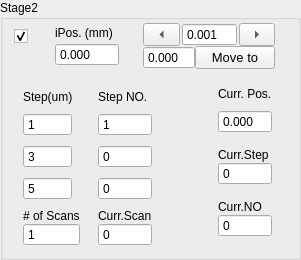
             <widget class="QGroupBox" name="stage2Group">
              <property name="sizePolicy">
               <sizepolicy hsizetype="Expanding" vsizetype="Expanding">
                <horstretch>0</horstretch>
                <verstretch>0</verstretch>
               </sizepolicy>
              </property>
              <property name="title">
               <string>Stage2</string>
              </property>
              <layout class="QFormLayout" name="formLayout_4">
               <property name="topMargin">
                <number>3</number>
               </property>
               <item row="0" column="0" colspan="2">
                <layout class="QHBoxLayout" name="horizontalLayout_41" stretch="1,3,5">
                 <property name="spacing">
                  <number>0</number>
                 </property>
                 <item>
                  <layout class="QVBoxLayout" name="verticalLayout_74">
                   <item>
                    <widget class="QCheckBox" name="activeStage2">
                     <property name="sizePolicy">
                      <sizepolicy hsizetype="Expanding" vsizetype="Preferred">
                       <horstretch>0</horstretch>
                       <verstretch>0</verstretch>
                      </sizepolicy>
                     </property>
                     <property name="toolTip">
                      <string>Active Instrument?</string>
                     </property>
                     <property name="text">
                      <string/>
                     </property>
                     <property name="checked">
                      <bool>true</bool>
                     </property>
                     <property name="mytype" stdset="0">
                      <string>checkbox</string>
                     </property>
                    </widget>
                   </item>
                   <item>
                    <spacer name="horizontalSpacer_7">
                     <property name="orientation">
                      <enum>Qt::Orientation::Horizontal</enum>
                     </property>
                     <property name="sizeType">
                      <enum>QSizePolicy::Policy::Fixed</enum>
                     </property>
                     <property name="sizeHint" stdset="0">
                      <size>
                       <width>20</width>
                       <height>20</height>
                      </size>
                     </property>
                    </spacer>
                   </item>
                  </layout>
                 </item>
                 <item>
                  <layout class="QVBoxLayout" name="verticalLayout_44">
                   <property name="spacing">
                    <number>0</number>
                   </property>
                   <property name="leftMargin">
                    <number>12</number>
                   </property>
                   <property name="rightMargin">
                    <number>12</number>
                   </property>
                   <item>
                    <widget class="QLabel" name="label_30">
                     <property name="sizePolicy">
                      <sizepolicy hsizetype="Expanding" vsizetype="Fixed">
                       <horstretch>0</horstretch>
                       <verstretch>0</verstretch>
                      </sizepolicy>
                     </property>
                     <property name="maximumSize">
                      <size>
                       <width>16777215</width>
                       <height>16777215</height>
                      </size>
                     </property>
                     <property name="text">
                      <string>iPos. (mm)</string>
                     </property>
                     <property name="mytype" stdset="0">
                      <string>label</string>
                     </property>
                    </widget>
                   </item>
                   <item>
                    <widget class="QDoubleSpinBox" name="iPos2">
                     <property name="sizePolicy">
                      <sizepolicy hsizetype="Expanding" vsizetype="Fixed">
                       <horstretch>0</horstretch>
                       <verstretch>0</verstretch>
                      </sizepolicy>
                     </property>
                     <property name="maximumSize">
                      <size>
                       <width>16777215</width>
                       <height>16777215</height>
                      </size>
                     </property>
                     <property name="buttonSymbols">
                      <enum>QAbstractSpinBox::ButtonSymbols::NoButtons</enum>
                     </property>
                     <property name="decimals">
                      <number>3</number>
                     </property>
                     <property name="minimum">
                      <double>-50.000000000000000</double>
                     </property>
                     <property name="maximum">
                      <double>50.000000000000000</double>
                     </property>
                     <property name="value">
                      <double>0.000000000000000</double>
                     </property>
                    </widget>
                   </item>
                  </layout>
                 </item>
                 <item>
                  <layout class="QVBoxLayout" name="verticalLayout_55">
                   <property name="spacing">
                    <number>0</number>
                   </property>
                   <property name="leftMargin">
                    <number>12</number>
                   </property>
                   <property name="topMargin">
                    <number>0</number>
                   </property>
                   <property name="rightMargin">
                    <number>12</number>
                   </property>
                   <item>
                    <layout class="QHBoxLayout" name="horizontalLayout_21">
                     <property name="spacing">
                      <number>2</number>
                     </property>
                     <item>
                      <widget class="QToolButton" name="stage2JogL">
                       <property name="sizePolicy">
                        <sizepolicy hsizetype="Expanding" vsizetype="Fixed">
                         <horstretch>0</horstretch>
                         <verstretch>0</verstretch>
                        </sizepolicy>
                       </property>
                       <property name="minimumSize">
                        <size>
                         <width>0</width>
                         <height>0</height>
                        </size>
                       </property>
                       <property name="maximumSize">
                        <size>
                         <width>16777215</width>
                         <height>16777215</height>
                        </size>
                       </property>
                       <property name="text">
                        <string>...</string>
                       </property>
                       <property name="arrowType">
                        <enum>Qt::ArrowType::LeftArrow</enum>
                       </property>
                       <property name="mytype" stdset="0">
                        <string>arrowbutton</string>
                       </property>
                      </widget>
                     </item>
                     <item>
                      <widget class="QDoubleSpinBox" name="stage2JogStep">
                       <property name="sizePolicy">
                        <sizepolicy hsizetype="Expanding" vsizetype="Fixed">
                         <horstretch>0</horstretch>
                         <verstretch>0</verstretch>
                        </sizepolicy>
                       </property>
                       <property name="maximumSize">
                        <size>
                         <width>16777215</width>
                         <height>16777215</height>
                        </size>
                       </property>
                       <property name="buttonSymbols">
                        <enum>QAbstractSpinBox::ButtonSymbols::NoButtons</enum>
                       </property>
                       <property name="decimals">
                        <number>3</number>
                       </property>
                       <property name="minimum">
                        <double>-50.000000000000000</double>
                       </property>
                       <property name="maximum">
                        <double>210.000000000000000</double>
                       </property>
                       <property name="value">
                        <double>0.001000000000000</double>
                       </property>
                      </widget>
                     </item>
                     <item>
                      <widget class="QToolButton" name="stage2JogR">
                       <property name="sizePolicy">
                        <sizepolicy hsizetype="Expanding" vsizetype="Fixed">
                         <horstretch>0</horstretch>
                         <verstretch>0</verstretch>
                        </sizepolicy>
                       </property>
                       <property name="minimumSize">
                        <size>
                         <width>0</width>
                         <height>0</height>
                        </size>
                       </property>
                       <property name="maximumSize">
                        <size>
                         <width>16777215</width>
                         <height>16777215</height>
                        </size>
                       </property>
                       <property name="text">
                        <string>...</string>
                       </property>
                       <property name="arrowType">
                        <enum>Qt::ArrowType::RightArrow</enum>
                       </property>
                       <property name="mytype" stdset="0">
                        <string>arrowbutton</string>
                       </property>
                      </widget>
                     </item>
                    </layout>
                   </item>
                   <item>
                    <layout class="QHBoxLayout" name="horizontalLayout_6">
                     <item>
                      <widget class="QDoubleSpinBox" name="stage2SetPos">
                       <property name="sizePolicy">
                        <sizepolicy hsizetype="Expanding" vsizetype="Fixed">
                         <horstretch>0</horstretch>
                         <verstretch>0</verstretch>
                        </sizepolicy>
                       </property>
                       <property name="maximumSize">
                        <size>
                         <width>16777215</width>
                         <height>16777215</height>
                        </size>
                       </property>
                       <property name="buttonSymbols">
                        <enum>QAbstractSpinBox::ButtonSymbols::NoButtons</enum>
                       </property>
                       <property name="decimals">
                        <number>3</number>
                       </property>
                       <property name="minimum">
                        <double>-50.000000000000000</double>
                       </property>
                       <property name="maximum">
                        <double>50.000000000000000</double>
                       </property>
                      </widget>
                     </item>
                     <item>
                      <widget class="QPushButton" name="stage2MoveTo">
                       <property name="sizePolicy">
                        <sizepolicy hsizetype="Expanding" vsizetype="Fixed">
                         <horstretch>0</horstretch>
                         <verstretch>0</verstretch>
                        </sizepolicy>
                       </property>
                       <property name="maximumSize">
                        <size>
                         <width>16777215</width>
                         <height>16777215</height>
                        </size>
                       </property>
                       <property name="font">
                        <font>
                         <pointsize>10</pointsize>
                        </font>
                       </property>
                       <property name="text">
                        <string>Move to</string>
                       </property>
                      </widget>
                     </item>
                    </layout>
                   </item>
                  </layout>
                 </item>
                </layout>
               </item>
               <item row="1" column="0">
                <layout class="QFormLayout" name="formLayout">
                 <property name="horizontalSpacing">
                  <number>18</number>
                 </property>
                 <property name="verticalSpacing">
                  <number>9</number>
                 </property>
                 <property name="leftMargin">
                  <number>9</number>
                 </property>
                 <property name="topMargin">
                  <number>15</number>
                 </property>
                 <item row="0" column="0">
                  <widget class="QLabel" name="label_29">
                   <property name="sizePolicy">
                    <sizepolicy hsizetype="Expanding" vsizetype="Fixed">
                     <horstretch>0</horstretch>
                     <verstretch>0</verstretch>
                    </sizepolicy>
                   </property>
                   <property name="maximumSize">
                    <size>
                     <width>16777215</width>
                     <height>16777215</height>
                    </size>
                   </property>
                   <property name="text">
                    <string>Step(um)</string>
                   </property>
                   <property name="mytype" stdset="0">
                    <string>label</string>
                   </property>
                  </widget>
                 </item>
                 <item row="0" column="1">
                  <widget class="QLabel" name="label_27">
                   <property name="sizePolicy">
                    <sizepolicy hsizetype="Expanding" vsizetype="Fixed">
                     <horstretch>0</horstretch>
                     <verstretch>0</verstretch>
                    </sizepolicy>
                   </property>
                   <property name="maximumSize">
                    <size>
                     <width>16777215</width>
                     <height>16777215</height>
                    </size>
                   </property>
                   <property name="text">
                    <string>Step NO.</string>
                   </property>
                   <property name="mytype" stdset="0">
                    <string>label</string>
                   </property>
                  </widget>
                 </item>
                 <item row="1" column="0">
                  <widget class="QSpinBox" name="stage2Step1">
                   <property name="sizePolicy">
                    <sizepolicy hsizetype="Expanding" vsizetype="Fixed">
                     <horstretch>0</horstretch>
                     <verstretch>0</verstretch>
                    </sizepolicy>
                   </property>
                   <property name="maximumSize">
                    <size>
                     <width>16777215</width>
                     <height>16777215</height>
                    </size>
                   </property>
                   <property name="buttonSymbols">
                    <enum>QAbstractSpinBox::ButtonSymbols::NoButtons</enum>
                   </property>
                   <property name="minimum">
                    <number>-10000</number>
                   </property>
                   <property name="maximum">
                    <number>10000</number>
                   </property>
                   <property name="value">
                    <number>1</number>
                   </property>
                   <property name="mytype" stdset="0">
                    <string>intNO</string>
                   </property>
                  </widget>
                 </item>
                 <item row="1" column="1">
                  <widget class="QSpinBox" name="stage2Step1NO">
                   <property name="sizePolicy">
                    <sizepolicy hsizetype="Expanding" vsizetype="Fixed">
                     <horstretch>0</horstretch>
                     <verstretch>0</verstretch>
                    </sizepolicy>
                   </property>
                   <property name="maximumSize">
                    <size>
                     <width>16777215</width>
                     <height>16777215</height>
                    </size>
                   </property>
                   <property name="buttonSymbols">
                    <enum>QAbstractSpinBox::ButtonSymbols::NoButtons</enum>
                   </property>
                   <property name="maximum">
                    <number>10000</number>
                   </property>
                   <property name="value">
                    <number>1</number>
                   </property>
                   <property name="mytype" stdset="0">
                    <string>intNO</string>
                   </property>
                  </widget>
                 </item>
                 <item row="2" column="0">
                  <widget class="QSpinBox" name="stage2Step2">
                   <property name="sizePolicy">
                    <sizepolicy hsizetype="Expanding" vsizetype="Fixed">
                     <horstretch>0</horstretch>
                     <verstretch>0</verstretch>
                    </sizepolicy>
                   </property>
                   <property name="maximumSize">
                    <size>
                     <width>16777215</width>
                     <height>16777215</height>
                    </size>
                   </property>
                   <property name="buttonSymbols">
                    <enum>QAbstractSpinBox::ButtonSymbols::NoButtons</enum>
                   </property>
                   <property name="minimum">
                    <number>-10000</number>
                   </property>
                   <property name="maximum">
                    <number>10000</number>
                   </property>
                   <property name="value">
                    <number>3</number>
                   </property>
                   <property name="mytype" stdset="0">
                    <string>intNO</string>
                   </property>
                  </widget>
                 </item>
                 <item row="2" column="1">
                  <widget class="QSpinBox" name="stage2Step2NO">
                   <property name="sizePolicy">
                    <sizepolicy hsizetype="Expanding" vsizetype="Fixed">
                     <horstretch>0</horstretch>
                     <verstretch>0</verstretch>
                    </sizepolicy>
                   </property>
                   <property name="maximumSize">
                    <size>
                     <width>16777215</width>
                     <height>16777215</height>
                    </size>
                   </property>
                   <property name="buttonSymbols">
                    <enum>QAbstractSpinBox::ButtonSymbols::NoButtons</enum>
                   </property>
                   <property name="maximum">
                    <number>10000</number>
                   </property>
                   <property name="value">
                    <number>0</number>
                   </property>
                   <property name="mytype" stdset="0">
                    <string>intNO</string>
                   </property>
                  </widget>
                 </item>
                 <item row="3" column="0">
                  <widget class="QSpinBox" name="stage2Step3">
                   <property name="sizePolicy">
                    <sizepolicy hsizetype="Expanding" vsizetype="Fixed">
                     <horstretch>0</horstretch>
                     <verstretch>0</verstretch>
                    </sizepolicy>
                   </property>
                   <property name="maximumSize">
                    <size>
                     <width>16777215</width>
                     <height>16777215</height>
                    </size>
                   </property>
                   <property name="buttonSymbols">
                    <enum>QAbstractSpinBox::ButtonSymbols::NoButtons</enum>
                   </property>
                   <property name="minimum">
                    <number>-10000</number>
                   </property>
                   <property name="maximum">
                    <number>10000</number>
                   </property>
                   <property name="value">
                    <number>5</number>
                   </property>
                   <property name="mytype" stdset="0">
                    <string>intNO</string>
                   </property>
                  </widget>
                 </item>
                 <item row="3" column="1">
                  <widget class="QSpinBox" name="stage2Step3NO">
                   <property name="sizePolicy">
                    <sizepolicy hsizetype="Expanding" vsizetype="Fixed">
                     <horstretch>0</horstretch>
                     <verstretch>0</verstretch>
                    </sizepolicy>
                   </property>
                   <property name="maximumSize">
                    <size>
                     <width>16777215</width>
                     <height>16777215</height>
                    </size>
                   </property>
                   <property name="buttonSymbols">
                    <enum>QAbstractSpinBox::ButtonSymbols::NoButtons</enum>
                   </property>
                   <property name="maximum">
                    <number>10000</number>
                   </property>
                   <property name="value">
                    <number>0</number>
                   </property>
                   <property name="mytype" stdset="0">
                    <string>intNO</string>
                   </property>
                  </widget>
                 </item>
                 <item row="4" column="0">
                  <layout class="QVBoxLayout" name="verticalLayout_20">
                   <property name="spacing">
                    <number>0</number>
                   </property>
                   <item>
                    <widget class="QLabel" name="label_28">
                     <property name="sizePolicy">
                      <sizepolicy hsizetype="Expanding" vsizetype="Fixed">
                       <horstretch>0</horstretch>
                       <verstretch>0</verstretch>
                      </sizepolicy>
                     </property>
                     <property name="maximumSize">
                      <size>
                       <width>16777215</width>
                       <height>16777215</height>
                      </size>
                     </property>
                     <property name="text">
                      <string># of Scans</string>
                     </property>
                     <property name="mytype" stdset="0">
                      <string>label</string>
                     </property>
                    </widget>
                   </item>
                   <item>
                    <widget class="QSpinBox" name="scanRepNO2">
                     <property name="sizePolicy">
                      <sizepolicy hsizetype="Expanding" vsizetype="Fixed">
                       <horstretch>0</horstretch>
                       <verstretch>0</verstretch>
                      </sizepolicy>
                     </property>
                     <property name="maximumSize">
                      <size>
                       <width>16777215</width>
                       <height>16777215</height>
                      </size>
                     </property>
                     <property name="buttonSymbols">
                      <enum>QAbstractSpinBox::ButtonSymbols::NoButtons</enum>
                     </property>
                     <property name="minimum">
                      <number>1</number>
                     </property>
                     <property name="mytype" stdset="0">
                      <string>intNO</string>
                     </property>
                    </widget>
                   </item>
                  </layout>
                 </item>
                 <item row="4" column="1">
                  <layout class="QVBoxLayout" name="verticalLayout_21">
                   <property name="spacing">
                    <number>0</number>
                   </property>
                   <item>
                    <widget class="QLabel" name="label_14">
                     <property name="sizePolicy">
                      <sizepolicy hsizetype="Expanding" vsizetype="Fixed">
                       <horstretch>0</horstretch>
                       <verstretch>0</verstretch>
                      </sizepolicy>
                     </property>
                     <property name="maximumSize">
                      <size>
                       <width>16777215</width>
                       <height>16777215</height>
                      </size>
                     </property>
                     <property name="text">
                      <string>Curr.Scan</string>
                     </property>
                     <property name="mytype" stdset="0">
                      <string>label</string>
                     </property>
                    </widget>
                   </item>
                   <item>
                    <widget class="QSpinBox" name="stage2CurrScan">
                     <property name="sizePolicy">
                      <sizepolicy hsizetype="Expanding" vsizetype="Fixed">
                       <horstretch>0</horstretch>
                       <verstretch>0</verstretch>
                      </sizepolicy>
                     </property>
                     <property name="maximumSize">
                      <size>
                       <width>16777215</width>
                       <height>16777215</height>
                      </size>
                     </property>
                     <property name="buttonSymbols">
                      <enum>QAbstractSpinBox::ButtonSymbols::NoButtons</enum>
                     </property>
                     <property name="mytype" stdset="0">
                      <string>intNO</string>
                     </property>
                    </widget>
                   </item>
                  </layout>
                 </item>
                </layout>
               </item>
               <item row="1" column="1">
                <layout class="QVBoxLayout" name="verticalLayout_52">
                 <property name="spacing">
                  <number>15</number>
                 </property>
                 <property name="leftMargin">
                  <number>60</number>
                 </property>
                 <property name="topMargin">
                  <number>12</number>
                 </property>
                 <property name="rightMargin">
                  <number>15</number>
                 </property>
                 <item>
                  <layout class="QVBoxLayout" name="verticalLayout_24">
                   <property name="spacing">
                    <number>9</number>
                   </property>
                   <item>
                    <widget class="QLabel" name="label_4">
                     <property name="sizePolicy">
                      <sizepolicy hsizetype="Expanding" vsizetype="Fixed">
                       <horstretch>0</horstretch>
                       <verstretch>0</verstretch>
                      </sizepolicy>
                     </property>
                     <property name="maximumSize">
                      <size>
                       <width>16777215</width>
                       <height>16777215</height>
                      </size>
                     </property>
                     <property name="text">
                      <string>Curr. Pos.</string>
                     </property>
                     <property name="mytype" stdset="0">
                      <string>label</string>
                     </property>
                    </widget>
                   </item>
                   <item>
                    <widget class="QDoubleSpinBox" name="stage2CurrPos">
                     <property name="sizePolicy">
                      <sizepolicy hsizetype="Expanding" vsizetype="Fixed">
                       <horstretch>0</horstretch>
                       <verstretch>0</verstretch>
                      </sizepolicy>
                     </property>
                     <property name="maximumSize">
                      <size>
                       <width>16777215</width>
                       <height>16777215</height>
                      </size>
                     </property>
                     <property name="buttonSymbols">
                      <enum>QAbstractSpinBox::ButtonSymbols::NoButtons</enum>
                     </property>
                     <property name="decimals">
                      <number>3</number>
                     </property>
                     <property name="minimum">
                      <double>-50.000000000000000</double>
                     </property>
                    </widget>
                   </item>
                  </layout>
                 </item>
                 <item>
                  <layout class="QVBoxLayout" name="verticalLayout_23">
                   <property name="spacing">
                    <number>0</number>
                   </property>
                   <item>
                    <widget class="QLabel" name="label_13">
                     <property name="sizePolicy">
                      <sizepolicy hsizetype="Expanding" vsizetype="Fixed">
                       <horstretch>0</horstretch>
                       <verstretch>0</verstretch>
                      </sizepolicy>
                     </property>
                     <property name="maximumSize">
                      <size>
                       <width>16777215</width>
                       <height>16777215</height>
                      </size>
                     </property>
                     <property name="text">
                      <string>Curr.Step</string>
                     </property>
                     <property name="mytype" stdset="0">
                      <string>label</string>
                     </property>
                    </widget>
                   </item>
                   <item>
                    <widget class="QSpinBox" name="stage2CurrStep">
                     <property name="sizePolicy">
                      <sizepolicy hsizetype="Expanding" vsizetype="Fixed">
                       <horstretch>0</horstretch>
                       <verstretch>0</verstretch>
                      </sizepolicy>
                     </property>
                     <property name="maximumSize">
                      <size>
                       <width>16777215</width>
                       <height>16777215</height>
                      </size>
                     </property>
                     <property name="buttonSymbols">
                      <enum>QAbstractSpinBox::ButtonSymbols::NoButtons</enum>
                     </property>
                     <property name="maximum">
                      <number>10000</number>
                     </property>
                     <property name="mytype" stdset="0">
                      <string>intNO</string>
                     </property>
                    </widget>
                   </item>
                  </layout>
                 </item>
                 <item>
                  <layout class="QVBoxLayout" name="verticalLayout_22">
                   <property name="spacing">
                    <number>0</number>
                   </property>
                   <item>
                    <widget class="QLabel" name="label_38">
                     <property name="sizePolicy">
                      <sizepolicy hsizetype="Expanding" vsizetype="Fixed">
                       <horstretch>0</horstretch>
                       <verstretch>0</verstretch>
                      </sizepolicy>
                     </property>
                     <property name="maximumSize">
                      <size>
                       <width>16777215</width>
                       <height>16777215</height>
                      </size>
                     </property>
                     <property name="text">
                      <string>Curr.NO</string>
                     </property>
                     <property name="mytype" stdset="0">
                      <string>label</string>
                     </property>
                    </widget>
                   </item>
                   <item>
                    <widget class="QSpinBox" name="stage2CurrStepNO">
                     <property name="sizePolicy">
                      <sizepolicy hsizetype="Expanding" vsizetype="Fixed">
                       <horstretch>0</horstretch>
                       <verstretch>0</verstretch>
                      </sizepolicy>
                     </property>
                     <property name="maximumSize">
                      <size>
                       <width>16777215</width>
                       <height>16777215</height>
                      </size>
                     </property>
                     <property name="buttonSymbols">
                      <enum>QAbstractSpinBox::ButtonSymbols::NoButtons</enum>
                     </property>
                     <property name="mytype" stdset="0">
                      <string>intNO</string>
                     </property>
                    </widget>
                   </item>
                  </layout>
                 </item>
                </layout>
               </item>
              </layout>
             </widget>
